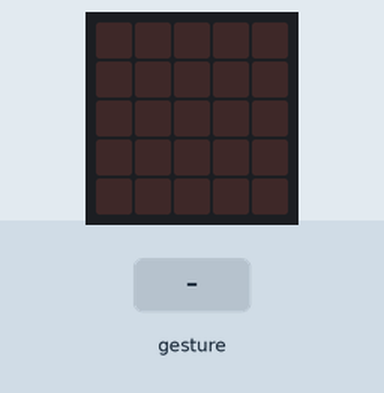
Simulated run of this program. Board: BBC micro:bit (MakeCode). On the bench: the board's 5×5 LED display. Inputs (shaded band) come from the test bench. Random numbers come from a fixed seed; a tilt is held for 1.5 s and a shake lasts 1 s, then the board lies face up again.

Above: at 1.2 s.
1.3 s: gesture 'shake'
At 2.7 s:
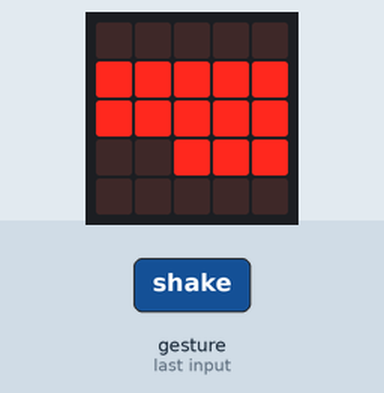
3.0 s: gesture 'shake'
At 4.0 s:
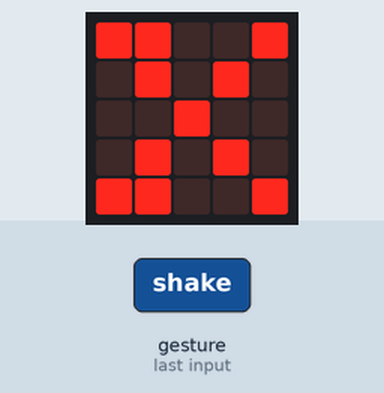
Timing chart, 0 to 6.0 s (numbered marks = the images above; inputs shaded):
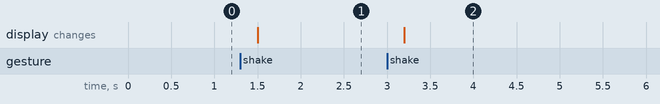

Measured:
- after the input at 1.3 s, the display: changes after 0.20 s (image 1)
- after the input at 3.0 s, the display: changes after 0.20 s (image 2)

The program:

main.ts
```typescript
let pedraPapelTesoura = 0
input.onGesture(Gesture.Shake, function () {
    pedraPapelTesoura = randint(1, 3)
    if (pedraPapelTesoura == 1) {
        basic.showLeds(`
            . . . . .
            # # # # #
            # # # # #
            . . # # #
            . . . . .
            `)
    } else if (pedraPapelTesoura == 2) {
        basic.showLeds(`
            # # # # #
            # # # # #
            # # # # #
            # # # # #
            # # # # #
            `)
    } else {
        basic.showLeds(`
            # # . . #
            . # . # .
            . . # . .
            . # . # .
            # # . . #
            `)
    }
})
```

test.ts
```typescript
// os teses vão aqui; isto não será compilado quando este pacote for usado como extensão.
```
